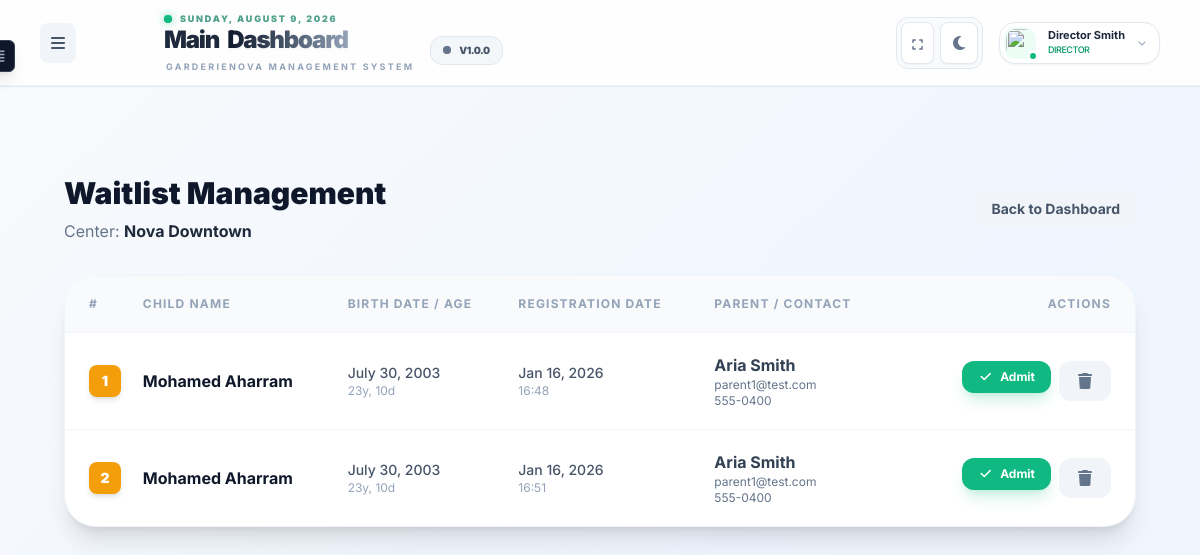
The page /waitlist/ (signed in) on the database its author committed.
### accounts/models.py (models this page shows, shortened)
class User(AbstractUser):
    ROLE_CHOICES = (
        ("owner", "Network Owner"),
        ("director", "Director"),
        ("vice_director", "Vice Director"),
        ("educator", "Educator"),
        ("parent", "Parent"),
    )
    username = None
    user_id = models.UUIDField(primary_key=True, default=uuid.uuid4, editable=False)
    email = models.EmailField(_("email address"), unique=True)
    full_name = models.CharField(max_length=255)
    phone_number = models.CharField(max_length=20, blank=True, null=True)
    profile_photo = models.ImageField(upload_to='profile_photos/', blank=True, null=True)
    role_type = models.CharField(max_length=20, choices=ROLE_CHOICES)
    is_active = models.BooleanField(default=True)
    created_at = models.DateTimeField(auto_now_add=True)
    groups = models.ManyToManyField(
        "auth.Group",
        related_name="core_user_set",
        blank=True,
        verbose_name="groups",
        help_text="The groups this user belongs to.",
    )
    user_permissions = models.ManyToManyField(
        "auth.Permission",
        related_name="core_user_set",
        blank=True,
        verbose_name="user permissions",
        help_text="Specific permissions for this user.",
    )
    USERNAME_FIELD = "email"
    REQUIRED_FIELDS = ["full_name", "phone_number"]
    objects = CustomUserManager()

class ParentProfile(models.Model):
    user = models.OneToOneField(
        User, on_delete=models.CASCADE, primary_key=True, related_name="parent_profile"
    )
    home_address = models.TextField()
    billing_reference = models.CharField(max_length=100, blank=True)

### core/models.py (models this page shows, shortened)
class Center(models.Model):
    center_id = models.UUIDField(primary_key=True, default=uuid.uuid4, editable=False)
    organization = models.ForeignKey(
        Organization, on_delete=models.CASCADE, related_name="centers"
    )
    name = models.CharField(max_length=255)
    address = models.TextField()
    timezone = models.CharField(max_length=50, default="America/Moncton")
    director = models.OneToOneField(
        "accounts.Director",
        on_delete=models.SET_NULL,
        null=True,
        related_name="managed_center",
    )
    created_at = models.DateTimeField(auto_now_add=True)

class Child(models.Model):
    child_id = models.UUIDField(primary_key=True, default=uuid.uuid4, editable=False)
    center = models.ForeignKey(
        Center, on_delete=models.CASCADE, related_name="children"
    )
    assigned_group = models.ForeignKey(
        Group, on_delete=models.SET_NULL, null=True, related_name="enrolled_children"
    )
    assigned_educator = models.ForeignKey(
        "accounts.Educator",
        on_delete=models.SET_NULL,
        null=True,
        blank=True,
        related_name="assigned_children",
    )
    first_name = models.CharField(max_length=100)
    last_name = models.CharField(max_length=100)
    birth_date = models.DateField()
    medical_info = models.JSONField(default=dict, blank=True)
    profile_photo = models.ImageField(upload_to='children_photos/', blank=True, null=True)
    status = models.CharField(max_length=20, default="active")
    created_at = models.DateTimeField(auto_now_add=True)
    address = models.TextField(blank=True, help_text="Child's residential address")
    medicare_number = models.CharField(max_length=50, blank=True)
    medicare_expiry = models.DateField(null=True, blank=True)
    @property
    def age_display(self):
        today = date.today()
        birth_date = self.birth_date
        years = today.year - birth_date.year
        months = today.month - birth_date.month
        days = today.day - birth_date.day
        if days < 0:
            months -= 1
            last_month = (today.month - 1) if today.month > 1 else 12
            last_month_year = today.year if today.month > 1 else today.year - 1
            import calendar
            _, days_in_last_month = calendar.monthrange(last_month_year, last_month)
            days += days_in_last_month
        if months < 0:
            years -= 1
            months += 12
        parts = []
        if years > 0: parts.append(f"{years}y")
        if months > 0: parts.append(f"{months}m")
        if days > 0: parts.append(f"{days}d")
        return ", ".join(parts) if parts else "0d"

class ParentChildRelationship(models.Model):
    parent = models.ForeignKey(
        ParentProfile, on_delete=models.CASCADE, related_name="children_relationships"
    )
    child = models.ForeignKey(
        Child, on_delete=models.CASCADE, related_name="parent_relationships"
    )
    relationship_type = models.CharField(max_length=50)
    is_emergency_contact = models.BooleanField(default=False)
    class Meta:
        unique_together = ("parent", "child")

### core/views.py (the view, shortened to what this page needs)
# urls.py: path("waitlist/", waitlist_view, name="waitlist_manage"),
@login_required(login_url="login")
def waitlist_view(request):
    user = request.user
    center = None
    if user.role_type == 'director':
        try:
            center = user.director_profile.managed_center
        except:
            return render(request, "core/403.html", status=403)
    elif user.role_type == 'owner':
        center_id = request.GET.get('center_id')
        if center_id:
             center = get_object_or_404(Center, center_id=center_id)
        else:
             center = Center.objects.first()
    else:
        return render(request, "core/403.html", status=403)
    if not center:
        return render(request, "core/403.html", status=403)
    waitlist_children = Child.objects.filter(center=center, status='waitlist').order_by('created_at')
    context = {
        'waitlist': waitlist_children,
        'center': center
    }
    return render(request, "core/director/waitlist_manage.html", context)

### core/templates/core/director/waitlist_manage.html (shortened to what this page needs)
{% extends 'base.html' %}
{% block content %}
<div class="max-w-7xl mx-auto px-6 py-12">
    <div class="flex items-center justify-between mb-8">
        <div>
            <h1 class="text-3xl font-black text-slate-900 dark:text-white">Waitlist Management</h1>
            <p class="text-slate-500 mt-2">Center: <span class="font-bold text-slate-800 dark:text-slate-200">{{ center.name }}</span></p>
        </div>
        <a href="{% url 'dashboard' %}" class="px-4 py-2 bg-slate-100 dark:bg-slate-800 rounded-lg text-sm font-bold text-slate-600 dark:text-slate-300 hover:bg-slate-200 transition-colors">
            Back to Dashboard
        </a>
    </div>
    <div class="bg-white dark:bg-slate-900 rounded-[2rem] border border-slate-100 dark:border-slate-800 shadow-xl overflow-hidden">
        <div class="overflow-x-auto">
            <table class="w-full text-left border-collapse">
                <thead>
                    <tr class="bg-slate-50 dark:bg-slate-800/50 border-b border-slate-100 dark:border-slate-800 text-xs font-black text-slate-400 uppercase tracking-widest">
                        <th class="py-5 pl-6">#</th>
                        <th class="py-5">Child Name</th>
                        <th class="py-5">Birth Date / Age</th>
                        <th class="py-5">Registration Date</th>
                        <th class="py-5">Parent / Contact</th>
                        <th class="py-5 text-right pr-6">Actions</th>
                    </tr>
                </thead>
                <tbody class="divide-y divide-slate-100 dark:divide-slate-800">
                    {% for child in waitlist %}
                    <tr class="group hover:bg-slate-50 dark:hover:bg-slate-800/30 transition-colors">
                        <td class="py-5 pl-6">
                            <span class="inline-flex items-center justify-center w-8 h-8 rounded-lg bg-amber-500 text-white font-black text-sm shadow-md">
                                {{ forloop.counter }}
                            </span>
                        </td>
                        <td class="py-5">
                            <div class="font-bold text-slate-900 dark:text-white">{{ child.first_name }} {{ child.last_name }}</div>
                        </td>
                        <td class="py-5">
                            <div class="text-sm font-medium text-slate-600 dark:text-slate-400">{{ child.birth_date }}</div>
                            <div class="text-xs text-slate-400">{{ child.age_display }}</div>
                        </td>
                        <td class="py-5">
                            <div class="text-sm font-medium text-slate-600 dark:text-slate-400">{{ child.created_at|date:"M d, Y" }}</div>
                            <div class="text-xs text-slate-400">{{ child.created_at|time:"H:i" }}</div>
                        </td>
                        <td class="py-5">
                            {% with parent_rel=child.parent_relationships.first %}
                                {% if parent_rel %}
                                    <div class="font-bold text-slate-700 dark:text-slate-300">{{ parent_rel.parent.user.full_name }}</div>
                                    <div class="text-xs text-slate-500">{{ parent_rel.parent.user.email }}</div>
                                    <div class="text-xs text-slate-500">{{ parent_rel.parent.user.phone_number }}</div>
                                {% endif %}
                            {% endwith %}
                        </td>
                        <td class="py-5 text-right pr-6">
                            <div class="flex justify-end gap-2">
                                <form method="POST" onsubmit="return confirm('Are you sure you want to admit this child?');">
                                    <button type="submit" name="action" value="admit" class="px-4 py-2 rounded-xl bg-emerald-500 text-white text-xs font-bold hover:bg-emerald-600 transition-colors shadow-lg shadow-emerald-500/20">
                                        <i class="fa-solid fa-check mr-1"></i> Admit
                                    </button>
                                </form>
                                <form method="POST" onsubmit="return confirm('Are you sure you want to remove this child from the waitlist? This cannot be undone.');">
                                    <button type="submit" name="action" value="remove" class="px-4 py-2 rounded-xl bg-slate-100 dark:bg-slate-800 text-slate-500 hover:bg-red-50 hover:text-red-500 transition-colors">
                                        <i class="fa-solid fa-trash"></i>
                                    </button>
                                </form>
                            </div>
                        </td>
                    </tr>
                    {% endfor %}
                </tbody>
            </table>
        </div>
    </div>
</div>
{% endblock %}

### core/templates/core/header.html (shortened to what this page needs)
<header class="sticky top-0 z-40 w-full bg-white/80 dark:bg-slate-900/80 backdrop-blur-xl border-b border-slate-200 dark:border-slate-800/60">
    <div class="flex items-center justify-between px-6 md:px-10 py-3 border-b border-slate-100 dark:border-slate-800/40">
        <div class="flex items-center gap-6">
             <button onclick="toggleSidebar()" class="p-2 rounded-lg bg-slate-100 dark:bg-slate-800 text-slate-600 dark:text-slate-300">
                <i class="fa-solid fa-bars"></i>
             </button>
            <div class="hidden md:flex flex-col relative">
                <div class="flex ml-16 items-center gap-2 mb-0.5">
                    <div class="relative flex h-2 w-2">
                        <span class="relative inline-flex rounded-full h-2 w-2 bg-emerald-500 shadow-[0_0_8px_rgba(16,185,129,0.6)]"></span>
                    </div>
                    <span id="current-date" class=" text-[9px] font-black uppercase tracking-[0.2em] text-emerald-700/70 dark:text-emerald-400/80 ">
                    </span>
                </div>
                <div class="flex ml-16 items-center gap-4 group/header">
                    <div class="flex flex-col">
                        <h2 class="text-2xl font-black text-slate-800 dark:text-slate-100 tracking-tighter leading-none flex items-center gap-2">
                            <span class="relative">
                                Main
                            </span>
                            <span class="bg-gradient-to-r from-slate-900 via-slate-600 to-slate-400 dark:from-white dark:via-slate-300 dark:to-slate-500 bg-clip-text text-transparent drop-shadow-sm">
                            </span>
                        </h2>
                        <p class="text-[9px] font-bold text-slate-400 dark:text-slate-500 uppercase tracking-[0.25em] mt-2 ml-0.5">
                            GarderieNova Management System
                        </p>
                    </div>
                    <div class="flex items-center gap-2 px-3 py-1.5 bg-slate-100/80 dark:bg-slate-800/40 border border-slate-200 dark:border-slate-700 rounded-xl transition-all duration-300 hover:bg-slate-200 dark:hover:bg-slate-700/60">
                        <span class="relative flex h-2 w-2">
                            <span class="relative inline-flex rounded-full h-2 w-2 bg-slate-500 dark:bg-slate-400"></span>
                        </span>
                        <span class="text-[10px] font-black text-slate-600 dark:text-slate-300 tracking-tighter uppercase">
                            v1.0.0
                        </span>
                    </div>
                </div>
            </div>
        </div>
        <div class="flex items-center gap-4">
            <div class="flex items-center gap-1.5 bg-slate-100/50 dark:bg-slate-900/50 p-1 rounded-xl border border-slate-200 dark:border-slate-800">
                <button onclick="toggleFullScreen()" class="p-2 rounded-lg bg-white dark:bg-slate-800 border border-slate-200 dark:border-slate-700 hover:text-emerald-500 transition-all active:scale-90 group shadow-sm">
                    <i id="fullscreen-icon" class="fa-solid fa-expand text-slate-500 text-xs"></i>
                </button>
                <button onclick="toggleTheme()" class="p-2 rounded-lg bg-white dark:bg-slate-800 border border-slate-200 dark:border-slate-700 hover:text-emerald-500 transition-all active:scale-90 group shadow-sm">
                    <i id="theme-icon" class="fa-solid fa-moon text-slate-500 text-xs"></i>
                </button>
            </div>
            <div class="relative">
                <button onclick="toggleUserMenu()" class="flex items-center gap-3 p-1 pr-3 rounded-2xl bg-white dark:bg-slate-800 border border-slate-200 dark:border-slate-700 hover:border-emerald-500/50 transition-all shadow-sm group">
                    <div class="relative">
                        <img src="{% if user.profile_photo %}{{ user.profile_photo.url }}{% else %}https://img.icons8.com/?size=100&id=11781&format=png&color=40C057{% endif %}" class="w-8 h-8 rounded-xl bg-emerald-50 p-0.5 object-cover">
                        <div class="absolute -bottom-0.5 -right-0.5 w-2.5 h-2.5 bg-emerald-500 border-2 border-white dark:border-slate-800 rounded-full"></div>
                    </div>
                    <div class="hidden sm:block text-left">
                        <p class="text-[11px] font-bold text-slate-800 dark:text-slate-100 leading-tight">{{ user.full_name|default:"User" }}</p>
                        <p class="text-[9px] text-emerald-600 dark:text-emerald-400 font-medium uppercase tracking-tighter">{{ user.get_role_type_display|default:"Role" }}</p>
                    </div>
                    <i class="fa-solid fa-chevron-down text-[8px] text-slate-400 group-hover:translate-y-0.5 transition-transform"></i>
                </button>
            </div>
        </div>
    </div>
</header>

### rows shown on the page
User: full_name "Director Smith", role_type "DIRECTOR"
Center: name "Nova Downtown"
Child: first_name "Mohamed", last_name "Aharram", birth_date "July 30, 2003", age_display "23y, 10d", created_at "Jan 16, 2026", created_at "16:48", parent_relationships.first.parent.user.full_name "Aria Smith", parent_relationships.first.parent.user.email "parent1@test.com", parent_relationships.first.parent.user.phone_number "555-0400"
Child: first_name "Mohamed", last_name "Aharram", birth_date "July 30, 2003", age_display "23y, 10d", created_at "Jan 16, 2026", created_at "16:51", parent_relationships.first.parent.user.full_name "Aria Smith", parent_relationships.first.parent.user.email "parent1@test.com", parent_relationships.first.parent.user.phone_number "555-0400"
